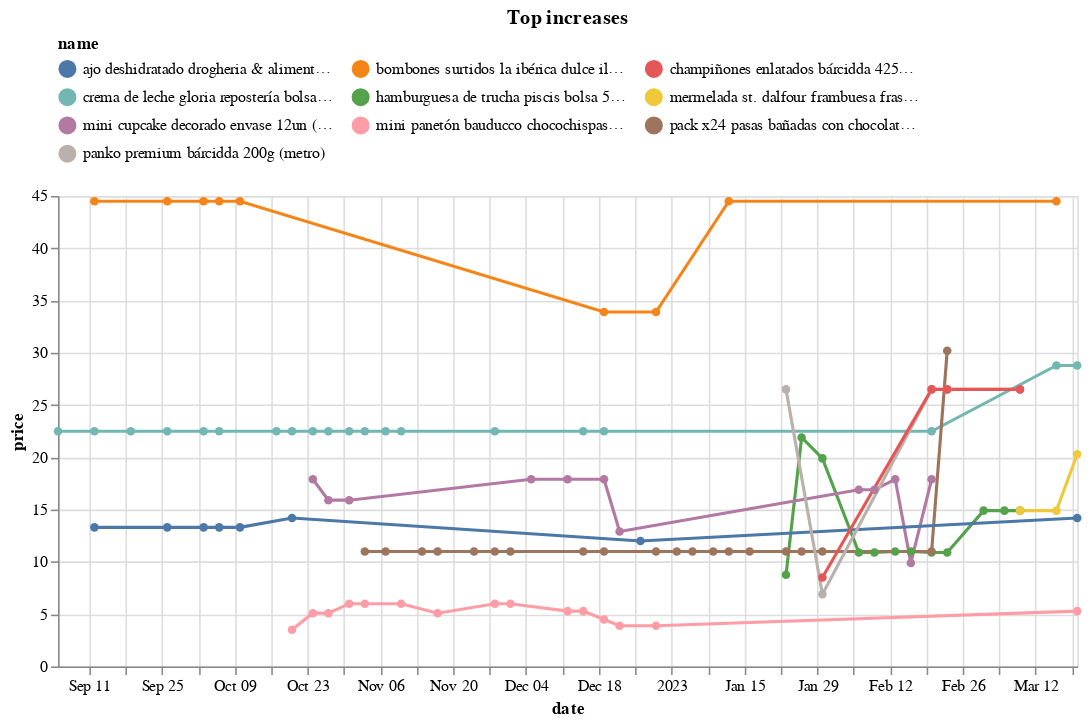

The notebook cell saved with this chart:
### Code cell
(top_changes
 .sort_values('change')
 .tail(10)
 .loc[:, ['store','sku']]
 .merge(df, on=['store','sku'])
 .pipe(alt.Chart)
 .mark_line(point=True)
 .encode(x='date', y='price', color='name', tooltip=['name','price'])
 .properties(width=650, title='Top increases')
 .configure_legend(orient='top', columns=3)
)

### Figure 1 — Vega-Lite specification as saved in the notebook (floating-point values rounded to 4 significant figures)
{"config": {"view": {"continuousWidth": 400, "continuousHeight": 300}, "legend": {"columns": 3, "orient": "top"}}, "data": {"name": "data-41b40e8395ad2aa72d946d6a9de6a7d8"}, "mark": {"type": "line", "point": true}, "encoding": {"color": {"field": "name", "type": "nominal"}, "tooltip": [{"field": "name", "type": "nominal"}, {"field": "price", "type": "quantitative"}], "x": {"field": "date", "type": "temporal"}, "y": {"field": "price", "type": "quantitative"}}, "title": "Top increases", "width": 650, "$schema": "https://vega.github.io/schema/vega-lite/v4.17.0.json", "datasets": {"data-41b40e8395ad2aa72d946d6a9de6a7d8": [{"store": "plaza_vea", "sku": 13447, "brand": "PISCIS", "uri": "https://www.plazavea.com.pe/hamburguesa-de-trucha-piscis-bolsa-500g/p", "name": "hamburguesa de trucha piscis bolsa 500g (plaza_vea)", "price": 8.76, "category": "https://www.plazavea.com.pe/congelados", "date": "2023-01-23T00:00:00"}, {"store": "plaza_vea", "sku": 13447, "brand": "PISCIS", "uri": "https://www.plazavea.com.pe/hamburguesa-de-trucha-piscis-bolsa-500g/p", "name": "hamburguesa de trucha piscis bolsa 500g (plaza_vea)", "price": 10.9, "category": "https://www.plazavea.com.pe/congelados", "date": "2023-02-23T00:00:00"}, {"store": "plaza_vea", "sku": 13447, "brand": "PISCIS", "uri": "https://www.plazavea.com.pe/hamburguesa-de-trucha-piscis-bolsa-500g/p", "name": "hamburguesa de trucha piscis bolsa 500g (plaza_vea)", "price": 10.99, "category": "https://www.plazavea.com.pe/congelados", "date": "2023-02-13T00:00:00"}, {"store": "plaza_vea", "sku": 13447, "brand": "PISCIS", "uri": "https://www.plazavea.com.pe/hamburguesa-de-trucha-piscis-bolsa-500g/p", "name": "hamburguesa de trucha piscis bolsa 500g (plaza_vea)", "price": 10.99, "category": "https://www.plazavea.com.pe/congelados", "date": "2023-02-16T00:00:00"}, {"store": "plaza_vea", "sku": 13447, "brand": "PISCIS", "uri": "https://www.plazavea.com.pe/hamburguesa-de-trucha-piscis-bolsa-500g/p", "name": "hamburguesa de trucha piscis bolsa 500g (plaza_vea)", "price": 19.9, "category": "https://www.plazavea.com.pe/congelados", "date": "2023-01-30T00:00:00"}, {"store": "plaza_vea", "sku": 13447, "brand": "PISCIS", "uri": "https://www.plazavea.com.pe/hamburguesa-de-trucha-piscis-bolsa-500g/p", "name": "hamburguesa de trucha piscis bolsa 500g (plaza_vea)", "price": 10.9, "category": "https://www.plazavea.com.pe/congelados", "date": "2023-02-20T00:00:00"}, {"store": "plaza_vea", "sku": 13447, "brand": "PISCIS", "uri": "https://www.plazavea.com.pe/hamburguesa-de-trucha-piscis-bolsa-500g/p", "name": "hamburguesa de trucha piscis bolsa 500g (plaza_vea)", "price": 10.9, "category": "https://www.plazavea.com.pe/congelados", "date": "2023-02-09T00:00:00"}, {"store": "plaza_vea", "sku": 13447, "brand": "PISCIS", "uri": "https://www.plazavea.com.pe/hamburguesa-de-trucha-piscis-bolsa-500g/p", "name": "hamburguesa de trucha piscis bolsa 500g (plaza_vea)", "price": 14.9, "category": "https://www.plazavea.com.pe/congelados", "date": "2023-03-06T00:00:00"}, {"store": "plaza_vea", "sku": 13447, "brand": "PISCIS", "uri": "https://www.plazavea.com.pe/hamburguesa-de-trucha-piscis-bolsa-500g/p", "name": "hamburguesa de trucha piscis bolsa 500g (plaza_vea)", "price": 14.9, "category": "https://www.plazavea.com.pe/congelados", "date": "2023-03-02T00:00:00"}, {"store": "plaza_vea", "sku": 13447, "brand": "PISCIS", "uri": "https://www.plazavea.com.pe/hamburguesa-de-trucha-piscis-bolsa-500g/p", "name": "hamburguesa de trucha piscis bolsa 500g (plaza_vea)", "price": 10.9, "category": "https://www.plazavea.com.pe/congelados", "date": "2023-02-06T00:00:00"}, {"store": "plaza_vea", "sku": 13447, "brand": "PISCIS", "uri": "https://www.plazavea.com.pe/hamburguesa-de-trucha-piscis-bolsa-500g/p", "name": "hamburguesa de trucha piscis bolsa 500g (plaza_vea)", "price": 14.9, "category": "https://www.plazavea.com.pe/congelados", "date": "2023-03-09T00:00:00"}, {"store": "plaza_vea", "sku": 13447, "brand": "PISCIS", "uri": "https://www.plazavea.com.pe/hamburguesa-de-trucha-piscis-bolsa-500g/p", "name": "hamburguesa de trucha piscis bolsa 500g (plaza_vea)", "price": 21.9, "category": "https://www.plazavea.com.pe/congelados", "date": "2023-01-26T00:00:00"}, {"store": "plaza_vea", "sku": 3800, "brand": "GLORIA", "uri": "https://www.plazavea.com.pe/crema-de-leche-gloria-bolsa-946ml/p", "name": "crema de leche gloria repostería bolsa 946ml (plaza_vea)", "price": 22.49, "category": "https://www.plazavea.com.pe/lacteos-y-huevos", "date": "2022-12-15T00:00:00"}, {"store": "plaza_vea", "sku": 3800, "brand": "GLORIA", "uri": "https://www.plazavea.com.pe/crema-de-leche-gloria-bolsa-946ml/p", "name": "crema de leche gloria repostería bolsa 946ml (plaza_vea)", "price": 28.79, "category": "https://www.plazavea.com.pe/lacteos-y-huevos", "date": "2023-03-20T00:00:00"}, {"store": "plaza_vea", "sku": 3800, "brand": "GLORIA", "uri": "https://www.plazavea.com.pe/crema-de-leche-gloria-bolsa-946ml/p", "name": "crema de leche gloria repostería bolsa 946ml (plaza_vea)", "price": 22.49, "category": "https://www.plazavea.com.pe/lacteos-y-huevos", "date": "2022-10-20T00:00:00"}, {"store": "plaza_vea", "sku": 3800, "brand": "GLORIA", "uri": "https://www.plazavea.com.pe/crema-de-leche-gloria-bolsa-946ml/p", "name": "crema de leche gloria repostería bolsa 946ml (plaza_vea)", "price": 22.49, "category": "https://www.plazavea.com.pe/lacteos-y-huevos", "date": "2023-02-20T00:00:00"}, {"store": "plaza_vea", "sku": 3800, "brand": "GLORIA", "uri": "https://www.plazavea.com.pe/crema-de-leche-gloria-bolsa-946ml/p", "name": "crema de leche gloria repostería bolsa 946ml (plaza_vea)", "price": 22.49, "category": "https://www.plazavea.com.pe/lacteos-y-huevos", "date": "2022-09-12T00:00:00"}, {"store": "plaza_vea", "sku": 3800, "brand": "GLORIA", "uri": "https://www.plazavea.com.pe/crema-de-leche-gloria-bolsa-946ml/p", "name": "crema de leche gloria repostería bolsa 946ml (plaza_vea)", "price": 22.49, "category": "https://www.plazavea.com.pe/lacteos-y-huevos", "date": "2022-11-07T00:00:00"}, {"store": "plaza_vea", "sku": 3800, "brand": "GLORIA", "uri": "https://www.plazavea.com.pe/crema-de-leche-gloria-bolsa-946ml/p", "name": "crema de leche gloria repostería bolsa 946ml (plaza_vea)", "price": 22.49, "category": "https://www.plazavea.com.pe/lacteos-y-huevos", "date": "2022-10-27T00:00:00"}, {"store": "plaza_vea", "sku": 3800, "brand": "GLORIA", "uri": "https://www.plazavea.com.pe/crema-de-leche-gloria-bolsa-946ml/p", "name": "crema de leche gloria repostería bolsa 946ml (plaza_vea)", "price": 22.49, "category": "https://www.plazavea.com.pe/lacteos-y-huevos", "date": "2022-10-06T00:00:00"}, {"store": "plaza_vea", "sku": 3800, "brand": "GLORIA", "uri": "https://www.plazavea.com.pe/crema-de-leche-gloria-bolsa-946ml/p", "name": "crema de leche gloria repostería bolsa 946ml (plaza_vea)", "price": 22.49, "category": "https://www.plazavea.com.pe/lacteos-y-huevos", "date": "2022-10-17T00:00:00"}, {"store": "plaza_vea", "sku": 3800, "brand": "GLORIA", "uri": "https://www.plazavea.com.pe/crema-de-leche-gloria-bolsa-946ml/p", "name": "crema de leche gloria repostería bolsa 946ml (plaza_vea)", "price": 22.49, "category": "https://www.plazavea.com.pe/lacteos-y-huevos", "date": "2022-11-10T00:00:00"}, {"store": "plaza_vea", "sku": 3800, "brand": "GLORIA", "uri": "https://www.plazavea.com.pe/crema-de-leche-gloria-bolsa-946ml/p", "name": "crema de leche gloria repostería bolsa 946ml (plaza_vea)", "price": 22.49, "category": "https://www.plazavea.com.pe/lacteos-y-huevos", "date": "2022-12-19T00:00:00"}, {"store": "plaza_vea", "sku": 3800, "brand": "GLORIA", "uri": "https://www.plazavea.com.pe/crema-de-leche-gloria-bolsa-946ml/p", "name": "crema de leche gloria repostería bolsa 946ml (plaza_vea)", "price": 22.49, "category": "https://www.plazavea.com.pe/lacteos-y-huevos", "date": "2022-09-05T00:00:00"}, {"store": "plaza_vea", "sku": 3800, "brand": "GLORIA", "uri": "https://www.plazavea.com.pe/crema-de-leche-gloria-bolsa-946ml/p", "name": "crema de leche gloria repostería bolsa 946ml (plaza_vea)", "price": 22.49, "category": "https://www.plazavea.com.pe/lacteos-y-huevos", "date": "2022-09-19T00:00:00"}, {"store": "plaza_vea", "sku": 3800, "brand": "GLORIA", "uri": "https://www.plazavea.com.pe/crema-de-leche-gloria-bolsa-946ml/p", "name": "crema de leche gloria repostería bolsa 946ml (plaza_vea)", "price": 22.49, "category": "https://www.plazavea.com.pe/lacteos-y-huevos", "date": "2022-11-03T00:00:00"}, {"store": "plaza_vea", "sku": 3800, "brand": "GLORIA", "uri": "https://www.plazavea.com.pe/crema-de-leche-gloria-bolsa-946ml/p", "name": "crema de leche gloria repostería bolsa 946ml (plaza_vea)", "price": 22.49, "category": "https://www.plazavea.com.pe/lacteos-y-huevos", "date": "2022-10-24T00:00:00"}, {"store": "plaza_vea", "sku": 3800, "brand": "GLORIA", "uri": "https://www.plazavea.com.pe/crema-de-leche-gloria-bolsa-946ml/p", "name": "crema de leche gloria repostería bolsa 946ml (plaza_vea)", "price": 22.49, "category": "https://www.plazavea.com.pe/lacteos-y-huevos", "date": "2022-10-03T00:00:00"}, {"store": "plaza_vea", "sku": 3800, "brand": "GLORIA", "uri": "https://www.plazavea.com.pe/crema-de-leche-gloria-bolsa-946ml/p", "name": "crema de leche gloria repostería bolsa 946ml (plaza_vea)", "price": 22.49, "category": "https://www.plazavea.com.pe/lacteos-y-huevos", "date": "2022-11-28T00:00:00"}, {"store": "plaza_vea", "sku": 3800, "brand": "GLORIA", "uri": "https://www.plazavea.com.pe/crema-de-leche-gloria-bolsa-946ml/p", "name": "crema de leche gloria repostería bolsa 946ml (plaza_vea)", "price": 22.49, "category": "https://www.plazavea.com.pe/lacteos-y-huevos", "date": "2022-09-26T00:00:00"}, {"store": "plaza_vea", "sku": 3800, "brand": "GLORIA", "uri": "https://www.plazavea.com.pe/crema-de-leche-gloria-bolsa-946ml/p", "name": "crema de leche gloria repostería bolsa 946ml (plaza_vea)", "price": 28.79, "category": "https://www.plazavea.com.pe/lacteos-y-huevos", "date": "2023-03-16T00:00:00"}, {"store": "plaza_vea", "sku": 3800, "brand": "GLORIA", "uri": "https://www.plazavea.com.pe/crema-de-leche-gloria-bolsa-946ml/p", "name": "crema de leche gloria repostería bolsa 946ml (plaza_vea)", "price": 22.49, "category": "https://www.plazavea.com.pe/lacteos-y-huevos", "date": "2022-10-31T00:00:00"}, {"store": "plaza_vea", "sku": 10059457, "brand": "PLAZA VEA", "uri": null, "name": "mini cupcake decorado envase 12un (plaza_vea)", "price": 17.9, "category": "https://www.plazavea.com.pe/panaderia-y-pasteleria", "date": "2022-12-05T00:00:00"}, {"store": "plaza_vea", "sku": 10059457, "brand": "PLAZA VEA", "uri": "https://www.plazavea.com.pe/mini-cupcake-decorado-envase-12un/p", "name": "mini cupcake decorado envase 12un (plaza_vea)", "price": 17.9, "category": "https://www.plazavea.com.pe/panaderia-y-pasteleria", "date": "2023-02-13T00:00:00"}, {"store": "plaza_vea", "sku": 10059457, "brand": "PLAZA VEA", "uri": "https://www.plazavea.com.pe/mini-cupcake-decorado-envase-12un/p", "name": "mini cupcake decorado envase 12un (plaza_vea)", "price": 9.9, "category": "https://www.plazavea.com.pe/panaderia-y-pasteleria", "date": "2023-02-16T00:00:00"}, {"store": "plaza_vea", "sku": 10059457, "brand": "PLAZA VEA", "uri": "https://www.plazavea.com.pe/mini-cupcake-decorado-envase-12un/p", "name": "mini cupcake decorado envase 12un (plaza_vea)", "price": 17.9, "category": "https://www.plazavea.com.pe/panaderia-y-pasteleria", "date": "2023-02-20T00:00:00"}, {"store": "plaza_vea", "sku": 10059457, "brand": "PLAZA VEA", "uri": "https://www.plazavea.com.pe/mini-cupcake-decorado-envase-12un/p", "name": "mini cupcake decorado envase 12un (plaza_vea)", "price": 16.9, "category": "https://www.plazavea.com.pe/panaderia-y-pasteleria", "date": "2023-02-09T00:00:00"}, {"store": "plaza_vea", "sku": 10059457, "brand": "PLAZA VEA", "uri": null, "name": "mini cupcake decorado envase 12un (plaza_vea)", "price": 12.9, "category": "https://www.plazavea.com.pe/panaderia-y-pasteleria", "date": "2022-12-22T00:00:00"}, {"store": "plaza_vea", "sku": 10059457, "brand": "PLAZA VEA", "uri": null, "name": "mini cupcake decorado envase 12un (plaza_vea)", "price": 15.9, "category": "https://www.plazavea.com.pe/panaderia-y-pasteleria", "date": "2022-10-27T00:00:00"}, {"store": "plaza_vea", "sku": 10059457, "brand": "PLAZA VEA", "uri": null, "name": "mini cupcake decorado envase 12un (plaza_vea)", "price": 16.9, "category": "https://www.plazavea.com.pe/panaderia-y-pasteleria", "date": "2023-02-06T00:00:00"}, {"store": "plaza_vea", "sku": 10059457, "brand": "PLAZA VEA", "uri": null, "name": "mini cupcake decorado envase 12un (plaza_vea)", "price": 17.9, "category": "https://www.plazavea.com.pe/panaderia-y-pasteleria", "date": "2022-12-19T00:00:00"}, {"store": "plaza_vea", "sku": 10059457, "brand": "PLAZA VEA", "uri": null, "name": "mini cupcake decorado envase 12un (plaza_vea)", "price": 17.9, "category": "https://www.plazavea.com.pe/panaderia-y-pasteleria", "date": "2022-12-12T00:00:00"}, {"store": "plaza_vea", "sku": 10059457, "brand": "PLAZA VEA", "uri": null, "name": "mini cupcake decorado envase 12un (plaza_vea)", "price": 17.9, "category": "https://www.plazavea.com.pe/panaderia-y-pasteleria", "date": "2022-10-24T00:00:00"}, {"store": "plaza_vea", "sku": 10059457, "brand": "PLAZA VEA", "uri": null, "name": "mini cupcake decorado envase 12un (plaza_vea)", "price": 15.9, "category": "https://www.plazavea.com.pe/panaderia-y-pasteleria", "date": "2022-10-31T00:00:00"}, {"store": "plaza_vea", "sku": 1139, "brand": "LA IBERICA", "uri": null, "name": "bombones surtidos la ibérica dulce ilusión caja 200g (plaza_vea)", "price": 33.9, "category": "https://www.plazavea.com.pe/abarrotes", "date": "2022-12-29T00:00:00"}, {"store": "plaza_vea", "sku": 1139, "brand": "LA IBERICA", "uri": null, "name": "bombones surtidos la ibérica dulce ilusión caja 200g (plaza_vea)", "price": 44.5, "category": "https://www.plazavea.com.pe/abarrotes", "date": "2022-09-12T00:00:00"}, {"store": "plaza_vea", "sku": 1139, "brand": "LA IBERICA", "uri": null, "name": "bombones surtidos la ibérica dulce ilusión caja 200g (plaza_vea)", "price": 44.5, "category": "https://www.plazavea.com.pe/abarrotes", "date": "2023-01-12T00:00:00"}, {"store": "plaza_vea", "sku": 1139, "brand": "LA IBERICA", "uri": null, "name": "bombones surtidos la ibérica dulce ilusión caja 200g (plaza_vea)", "price": 44.5, "category": "https://www.plazavea.com.pe/abarrotes", "date": "2022-10-06T00:00:00"}, {"store": "plaza_vea", "sku": 1139, "brand": "LA IBERICA", "uri": null, "name": "bombones surtidos la ibérica dulce ilusión caja 200g (plaza_vea)", "price": 44.5, "category": "https://www.plazavea.com.pe/abarrotes", "date": "2022-10-10T00:00:00"}, {"store": "plaza_vea", "sku": 1139, "brand": "LA IBERICA", "uri": null, "name": "bombones surtidos la ibérica dulce ilusión caja 200g (plaza_vea)", "price": 33.9, "category": "https://www.plazavea.com.pe/abarrotes", "date": "2022-12-19T00:00:00"}, {"store": "plaza_vea", "sku": 1139, "brand": "LA IBERICA", "uri": null, "name": "bombones surtidos la ibérica dulce ilusión caja 200g (plaza_vea)", "price": 44.5, "category": "https://www.plazavea.com.pe/abarrotes", "date": "2022-10-03T00:00:00"}, {"store": "plaza_vea", "sku": 1139, "brand": "LA IBERICA", "uri": null, "name": "bombones surtidos la ibérica dulce ilusión caja 200g (plaza_vea)", "price": 44.5, "category": "https://www.plazavea.com.pe/abarrotes", "date": "2022-09-26T00:00:00"}, {"store": "plaza_vea", "sku": 1139, "brand": "LA IBERICA", "uri": "https://www.plazavea.com.pe/bombones-de-chocolates-la-iberica-dulce-ilusion-finos-caja-200gr/p", "name": "bombones surtidos la ibérica dulce ilusión caja 200g (plaza_vea)", "price": 44.5, "category": "https://www.plazavea.com.pe/abarrotes", "date": "2023-03-16T00:00:00"}, {"store": "metro", "sku": 33870, "brand": "Fochis", "uri": "https://www.metro.pe/pack-x24-pasas-banadas-con-chocolate-fochis-16g-700292/p", "name": "pack x24 pasas bañadas con chocolate fochis 16g (metro)", "price": 10.99, "category": "https://www.metro.pe/abarrotes/chocolateria/chocolates-rellenos", "date": "2023-01-30T00:00:00"}, {"store": "metro", "sku": 33870, "brand": "Fochis", "uri": "https://www.metro.pe/pack-x24-pasas-banadas-con-chocolate-fochis-16g-700292/p", "name": "pack x24 pasas bañadas con chocolate fochis 16g (metro)", "price": 30.2, "category": "https://www.metro.pe/abarrotes/chocolateria/chocolates-rellenos", "date": "2023-02-23T00:00:00"}, {"store": "metro", "sku": 33870, "brand": "Fochis", "uri": "https://www.metro.pe/pack-x24-pasas-banadas-con-chocolate-fochis-16g-700292/p", "name": "pack x24 pasas bañadas con chocolate fochis 16g (metro)", "price": 10.99, "category": "https://www.metro.pe/abarrotes/chocolateria/chocolates-rellenos", "date": "2022-11-03T00:00:00"}, {"store": "metro", "sku": 33870, "brand": "Fochis", "uri": "https://www.metro.pe/pack-x24-pasas-banadas-con-chocolate-fochis-16g-700292/p", "name": "pack x24 pasas bañadas con chocolate fochis 16g (metro)", "price": 10.99, "category": "https://www.metro.pe/abarrotes/chocolateria/chocolates-rellenos", "date": "2022-11-28T00:00:00"}, {"store": "metro", "sku": 33870, "brand": "Fochis", "uri": "https://www.metro.pe/pack-x24-pasas-banadas-con-chocolate-fochis-16g-700292/p", "name": "pack x24 pasas bañadas con chocolate fochis 16g (metro)", "price": 10.99, "category": "https://www.metro.pe/abarrotes/chocolateria/chocolates-rellenos", "date": "2022-11-17T00:00:00"}, {"store": "metro", "sku": 33870, "brand": "Fochis", "uri": "https://www.metro.pe/pack-x24-pasas-banadas-con-chocolate-fochis-16g-700292/p", "name": "pack x24 pasas bañadas con chocolate fochis 16g (metro)", "price": 10.99, "category": "https://www.metro.pe/abarrotes/chocolateria/chocolates-rellenos", "date": "2023-01-26T00:00:00"}, {"store": "metro", "sku": 33870, "brand": "Fochis", "uri": "https://www.metro.pe/pack-x24-pasas-banadas-con-chocolate-fochis-16g-700292/p", "name": "pack x24 pasas bañadas con chocolate fochis 16g (metro)", "price": 10.99, "category": "https://www.metro.pe/abarrotes/chocolateria/chocolates-rellenos", "date": "2022-12-19T00:00:00"}, {"store": "metro", "sku": 33870, "brand": "Fochis", "uri": "https://www.metro.pe/pack-x24-pasas-banadas-con-chocolate-fochis-16g-700292/p", "name": "pack x24 pasas bañadas con chocolate fochis 16g (metro)", "price": 10.99, "category": "https://www.metro.pe/abarrotes/chocolateria/chocolates-rellenos", "date": "2022-11-07T00:00:00"}, {"store": "metro", "sku": 33870, "brand": "Fochis", "uri": "https://www.metro.pe/pack-x24-pasas-banadas-con-chocolate-fochis-16g-700292/p", "name": "pack x24 pasas bañadas con chocolate fochis 16g (metro)", "price": 10.99, "category": "https://www.metro.pe/abarrotes/chocolateria/chocolates-rellenos", "date": "2022-12-29T00:00:00"}, {"store": "metro", "sku": 33870, "brand": "Fochis", "uri": "https://www.metro.pe/pack-x24-pasas-banadas-con-chocolate-fochis-16g-700292/p", "name": "pack x24 pasas bañadas con chocolate fochis 16g (metro)", "price": 10.99, "category": "https://www.metro.pe/abarrotes/chocolateria/chocolates-rellenos", "date": "2022-11-24T00:00:00"}, {"store": "metro", "sku": 33870, "brand": "Fochis", "uri": "https://www.metro.pe/pack-x24-pasas-banadas-con-chocolate-fochis-16g-700292/p", "name": "pack x24 pasas bañadas con chocolate fochis 16g (metro)", "price": 10.99, "category": "https://www.metro.pe/abarrotes/chocolateria/chocolates-rellenos", "date": "2023-01-12T00:00:00"}, {"store": "metro", "sku": 33870, "brand": "Fochis", "uri": "https://www.metro.pe/pack-x24-pasas-banadas-con-chocolate-fochis-16g-700292/p", "name": "pack x24 pasas bañadas con chocolate fochis 16g (metro)", "price": 10.99, "category": "https://www.metro.pe/abarrotes/chocolateria/chocolates-rellenos", "date": "2023-01-23T00:00:00"}, {"store": "metro", "sku": 33870, "brand": "Fochis", "uri": "https://www.metro.pe/pack-x24-pasas-banadas-con-chocolate-fochis-16g-700292/p", "name": "pack x24 pasas bañadas con chocolate fochis 16g (metro)", "price": 10.99, "category": "https://www.metro.pe/abarrotes/chocolateria/chocolates-rellenos", "date": "2022-11-14T00:00:00"}, {"store": "metro", "sku": 33870, "brand": "Fochis", "uri": "https://www.metro.pe/pack-x24-pasas-banadas-con-chocolate-fochis-16g-700292/p", "name": "pack x24 pasas bañadas con chocolate fochis 16g (metro)", "price": 10.99, "category": "https://www.metro.pe/abarrotes/chocolateria/chocolates-rellenos", "date": "2023-01-16T00:00:00"}, {"store": "metro", "sku": 33870, "brand": "Fochis", "uri": "https://www.metro.pe/pack-x24-pasas-banadas-con-chocolate-fochis-16g-700292/p", "name": "pack x24 pasas bañadas con chocolate fochis 16g (metro)", "price": 10.99, "category": "https://www.metro.pe/abarrotes/chocolateria/chocolates-rellenos", "date": "2023-01-09T00:00:00"}, {"store": "metro", "sku": 33870, "brand": "Fochis", "uri": "https://www.metro.pe/pack-x24-pasas-banadas-con-chocolate-fochis-16g-700292/p", "name": "pack x24 pasas bañadas con chocolate fochis 16g (metro)", "price": 10.99, "category": "https://www.metro.pe/abarrotes/chocolateria/chocolates-rellenos", "date": "2023-01-02T00:00:00"}, {"store": "metro", "sku": 33870, "brand": "Fochis", "uri": "https://www.metro.pe/pack-x24-pasas-banadas-con-chocolate-fochis-16g-700292/p", "name": "pack x24 pasas bañadas con chocolate fochis 16g (metro)", "price": 10.99, "category": "https://www.metro.pe/abarrotes/chocolateria/chocolates-rellenos", "date": "2022-12-15T00:00:00"}, {"store": "metro", "sku": 33870, "brand": "Fochis", "uri": "https://www.metro.pe/pack-x24-pasas-banadas-con-chocolate-fochis-16g-700292/p", "name": "pack x24 pasas bañadas con chocolate fochis 16g (metro)", "price": 10.99, "category": "https://www.metro.pe/abarrotes/chocolateria/chocolates-rellenos", "date": "2023-01-05T00:00:00"}, {"store": "metro", "sku": 33870, "brand": "Fochis", "uri": "https://www.metro.pe/pack-x24-pasas-banadas-con-chocolate-fochis-16g-700292/p", "name": "pack x24 pasas bañadas con chocolate fochis 16g (metro)", "price": 10.99, "category": "https://www.metro.pe/abarrotes/chocolateria/chocolates-rellenos", "date": "2023-02-20T00:00:00"}, {"store": "metro", "sku": 33870, "brand": "Fochis", "uri": "https://www.metro.pe/pack-x24-pasas-banadas-con-chocolate-fochis-16g-700292/p", "name": "pack x24 pasas bañadas con chocolate fochis 16g (metro)", "price": 10.99, "category": "https://www.metro.pe/abarrotes/chocolateria/chocolates-rellenos", "date": "2022-12-01T00:00:00"}, {"store": "plaza_vea", "sku": 15150, "brand": "BAUDUCCO", "uri": null, "name": "mini panetón bauducco chocochispas caja 100g (plaza_vea)", "price": 5.29, "category": "https://www.plazavea.com.pe/panaderia-y-pasteleria", "date": "2022-12-15T00:00:00"}, {"store": "plaza_vea", "sku": 15150, "brand": "BAUDUCCO", "uri": null, "name": "mini panetón bauducco chocochispas caja 100g (plaza_vea)", "price": 3.89, "category": "https://www.plazavea.com.pe/panaderia-y-pasteleria", "date": "2022-12-29T00:00:00"}, {"store": "plaza_vea", "sku": 15150, "brand": "BAUDUCCO", "uri": "https://www.plazavea.com.pe/paneton-bauducco-gotas-de-chocolate-caja-100g/p", "name": "mini panetón bauducco chocochispas caja 100g (plaza_vea)", "price": 5.29, "category": "https://www.plazavea.com.pe/panaderia-y-pasteleria", "date": "2023-03-20T00:00:00"}, {"store": "plaza_vea", "sku": 15150, "brand": "BAUDUCCO", "uri": null, "name": "mini panetón bauducco chocochispas caja 100g (plaza_vea)", "price": 3.5, "category": "https://www.plazavea.com.pe/panaderia-y-pasteleria", "date": "2022-10-20T00:00:00"}, {"store": "plaza_vea", "sku": 15150, "brand": "BAUDUCCO", "uri": null, "name": "mini panetón bauducco chocochispas caja 100g (plaza_vea)", "price": 3.89, "category": "https://www.plazavea.com.pe/panaderia-y-pasteleria", "date": "2022-12-22T00:00:00"}, {"store": "plaza_vea", "sku": 15150, "brand": "BAUDUCCO", "uri": null, "name": "mini panetón bauducco chocochispas caja 100g (plaza_vea)", "price": 5.09, "category": "https://www.plazavea.com.pe/panaderia-y-pasteleria", "date": "2022-10-27T00:00:00"}, {"store": "plaza_vea", "sku": 15150, "brand": "BAUDUCCO", "uri": null, "name": "mini panetón bauducco chocochispas caja 100g (plaza_vea)", "price": 5.09, "category": "https://www.plazavea.com.pe/panaderia-y-pasteleria", "date": "2022-11-17T00:00:00"}, {"store": "plaza_vea", "sku": 15150, "brand": "BAUDUCCO", "uri": null, "name": "mini panetón bauducco chocochispas caja 100g (plaza_vea)", "price": 5.99, "category": "https://www.plazavea.com.pe/panaderia-y-pasteleria", "date": "2022-12-01T00:00:00"}, {"store": "plaza_vea", "sku": 15150, "brand": "BAUDUCCO", "uri": null, "name": "mini panetón bauducco chocochispas caja 100g (plaza_vea)", "price": 5.99, "category": "https://www.plazavea.com.pe/panaderia-y-pasteleria", "date": "2022-11-10T00:00:00"}, {"store": "plaza_vea", "sku": 15150, "brand": "BAUDUCCO", "uri": null, "name": "mini panetón bauducco chocochispas caja 100g (plaza_vea)", "price": 4.49, "category": "https://www.plazavea.com.pe/panaderia-y-pasteleria", "date": "2022-12-19T00:00:00"}, {"store": "plaza_vea", "sku": 15150, "brand": "BAUDUCCO", "uri": null, "name": "mini panetón bauducco chocochispas caja 100g (plaza_vea)", "price": 5.29, "category": "https://www.plazavea.com.pe/panaderia-y-pasteleria", "date": "2022-12-12T00:00:00"}, {"store": "plaza_vea", "sku": 15150, "brand": "BAUDUCCO", "uri": null, "name": "mini panetón bauducco chocochispas caja 100g (plaza_vea)", "price": 5.99, "category": "https://www.plazavea.com.pe/panaderia-y-pasteleria", "date": "2022-11-03T00:00:00"}, {"store": "plaza_vea", "sku": 15150, "brand": "BAUDUCCO", "uri": null, "name": "mini panetón bauducco chocochispas caja 100g (plaza_vea)", "price": 5.09, "category": "https://www.plazavea.com.pe/panaderia-y-pasteleria", "date": "2022-10-24T00:00:00"}, {"store": "plaza_vea", "sku": 15150, "brand": "BAUDUCCO", "uri": null, "name": "mini panetón bauducco chocochispas caja 100g (plaza_vea)", "price": 5.99, "category": "https://www.plazavea.com.pe/panaderia-y-pasteleria", "date": "2022-11-28T00:00:00"}, {"store": "plaza_vea", "sku": 15150, "brand": "BAUDUCCO", "uri": null, "name": "mini panetón bauducco chocochispas caja 100g (plaza_vea)", "price": 5.99, "category": "https://www.plazavea.com.pe/panaderia-y-pasteleria", "date": "2022-10-31T00:00:00"}, {"store": "plaza_vea", "sku": 408, "brand": "ST. DALFOUR", "uri": "https://www.plazavea.com.pe/mermelada-st-dalfour-frambuesa-frasco-284g/p", "name": "mermelada st. dalfour frambuesa frasco 284g (plaza_vea)", "price": 20.3, "category": "https://www.plazavea.com.pe/desayunos", "date": "2023-03-20T00:00:00"}, {"store": "plaza_vea", "sku": 408, "brand": "ST. DALFOUR", "uri": "https://www.plazavea.com.pe/mermelada-st-dalfour-frambuesa-frasco-284g/p", "name": "mermelada st. dalfour frambuesa frasco 284g (plaza_vea)", "price": 14.9, "category": "https://www.plazavea.com.pe/desayunos", "date": "2023-03-09T00:00:00"}, {"store": "plaza_vea", "sku": 408, "brand": "ST. DALFOUR", "uri": "https://www.plazavea.com.pe/mermelada-st-dalfour-frambuesa-frasco-284g/p", "name": "mermelada st. dalfour frambuesa frasco 284g (plaza_vea)", "price": 14.9, "category": "https://www.plazavea.com.pe/desayunos", "date": "2023-03-16T00:00:00"}, {"store": "plaza_vea", "sku": 1798, "brand": "ALL NATURAL", "uri": "https://www.plazavea.com.pe/ajo-drogueria-alimentari-deshidratado-frasco-50gr/p", "name": "ajo deshidratado drogheria & alimentari frasco 50g (plaza_vea)", "price": 14.2, "category": "https://www.plazavea.com.pe/abarrotes", "date": "2023-03-20T00:00:00"}, {"store": "plaza_vea", "sku": 1798, "brand": "ALL NATURAL", "uri": "https://www.plazavea.com.pe/ajo-drogueria-alimentari-deshidratado-frasco-50gr/p", "name": "ajo deshidratado drogheria & alimentari frasco 50g (plaza_vea)", "price": 14.2, "category": "https://www.plazavea.com.pe/abarrotes", "date": "2022-10-20T00:00:00"}, {"store": "plaza_vea", "sku": 1798, "brand": "ALL NATURAL", "uri": "https://www.plazavea.com.pe/ajo-drogueria-alimentari-deshidratado-frasco-50gr/p", "name": "ajo deshidratado drogheria & alimentari frasco 50g (plaza_vea)", "price": 13.3, "category": "https://www.plazavea.com.pe/abarrotes", "date": "2022-09-12T00:00:00"}, {"store": "plaza_vea", "sku": 1798, "brand": "ALL NATURAL", "uri": "https://www.plazavea.com.pe/ajo-drogueria-alimentari-deshidratado-frasco-50gr/p", "name": "ajo deshidratado drogheria & alimentari frasco 50g (plaza_vea)", "price": 12.0, "category": "https://www.plazavea.com.pe/abarrotes", "date": "2022-12-26T00:00:00"}, {"store": "plaza_vea", "sku": 1798, "brand": "ALL NATURAL", "uri": "https://www.plazavea.com.pe/ajo-drogueria-alimentari-deshidratado-frasco-50gr/p", "name": "ajo deshidratado drogheria & alimentari frasco 50g (plaza_vea)", "price": 13.3, "category": "https://www.plazavea.com.pe/abarrotes", "date": "2022-10-06T00:00:00"}, {"store": "plaza_vea", "sku": 1798, "brand": "ALL NATURAL", "uri": "https://www.plazavea.com.pe/ajo-drogueria-alimentari-deshidratado-frasco-50gr/p", "name": "ajo deshidratado drogheria & alimentari frasco 50g (plaza_vea)", "price": 13.3, "category": "https://www.plazavea.com.pe/abarrotes", "date": "2022-10-10T00:00:00"}, {"store": "plaza_vea", "sku": 1798, "brand": "ALL NATURAL", "uri": "https://www.plazavea.com.pe/ajo-drogueria-alimentari-deshidratado-frasco-50gr/p", "name": "ajo deshidratado drogheria & alimentari frasco 50g (plaza_vea)", "price": 13.3, "category": "https://www.plazavea.com.pe/abarrotes", "date": "2022-10-03T00:00:00"}, {"store": "plaza_vea", "sku": 1798, "brand": "ALL NATURAL", "uri": "https://www.plazavea.com.pe/ajo-drogueria-alimentari-deshidratado-frasco-50gr/p", "name": "ajo deshidratado drogheria & alimentari frasco 50g (plaza_vea)", "price": 13.3, "category": "https://www.plazavea.com.pe/abarrotes", "date": "2022-09-26T00:00:00"}, {"store": "metro", "sku": 1017226, "brand": "Bárcidda", "uri": "https://www.metro.pe/panko-premium-barcidda-200g-981119/p", "name": "panko premium bárcidda 200g (metro)", "price": 6.9, "category": "https://www.metro.pe/abarrotes/condimentos-vinagres-y-comida-instantanea/salsas-y-bases-instantaneas", "date": "2023-01-30T00:00:00"}, {"store": "metro", "sku": 1017226, "brand": "Bárcidda", "uri": "https://www.metro.pe/panko-premium-barcidda-200g-981119/p", "name": "panko premium bárcidda 200g (metro)", "price": 26.5, "category": "https://www.metro.pe/abarrotes/condimentos-vinagres-y-comida-instantanea/salsas-y-bases-instantaneas", "date": "2023-02-23T00:00:00"}, {"store": "metro", "sku": 1017226, "brand": "Bárcidda", "uri": "https://www.metro.pe/panko-premium-barcidda-200g-981119/p", "name": "panko premium bárcidda 200g (metro)", "price": 26.5, "category": "https://www.metro.pe/abarrotes/condimentos-vinagres-y-comida-instantanea/salsas-y-bases-instantaneas", "date": "2023-01-23T00:00:00"}, {"store": "metro", "sku": 1017226, "brand": "Bárcidda", "uri": "https://www.metro.pe/panko-premium-barcidda-200g-981119/p", "name": "panko premium bárcidda 200g (metro)", "price": 26.5, "category": "https://www.metro.pe/abarrotes/condimentos-vinagres-y-comida-instantanea/salsas-y-bases-instantaneas", "date": "2023-03-09T00:00:00"}, {"store": "metro", "sku": 1017226, "brand": "Bárcidda", "uri": "https://www.metro.pe/panko-premium-barcidda-200g-981119/p", "name": "panko premium bárcidda 200g (metro)", "price": 26.5, "category": "https://www.metro.pe/abarrotes/condimentos-vinagres-y-comida-instantanea/salsas-y-bases-instantaneas", "date": "2023-02-20T00:00:00"}, {"store": "metro", "sku": 1017225, "brand": "Bárcidda", "uri": "https://www.metro.pe/champinones-enlatados-barcidda-425g-981118/p", "name": "champiñones enlatados bárcidda 425g (metro)", "price": 8.5, "category": "https://www.metro.pe/abarrotes/alimentos-en-conserva/vegetales-en-conserva", "date": "2023-01-30T00:00:00"}, {"store": "metro", "sku": 1017225, "brand": "Bárcidda", "uri": "https://www.metro.pe/champinones-enlatados-barcidda-425g-981118/p", "name": "champiñones enlatados bárcidda 425g (metro)", "price": 26.5, "category": "https://www.metro.pe/abarrotes/alimentos-en-conserva/vegetales-en-conserva", "date": "2023-02-23T00:00:00"}, {"store": "metro", "sku": 1017225, "brand": "Bárcidda", "uri": "https://www.metro.pe/champinones-enlatados-barcidda-425g-981118/p", "name": "champiñones enlatados bárcidda 425g (metro)", "price": 26.5, "category": "https://www.metro.pe/abarrotes/alimentos-en-conserva/vegetales-en-conserva", "date": "2023-03-09T00:00:00"}, {"store": "metro", "sku": 1017225, "brand": "Bárcidda", "uri": "https://www.metro.pe/champinones-enlatados-barcidda-425g-981118/p", "name": "champiñones enlatados bárcidda 425g (metro)", "price": 26.5, "category": "https://www.metro.pe/abarrotes/alimentos-en-conserva/vegetales-en-conserva", "date": "2023-02-20T00:00:00"}]}}
